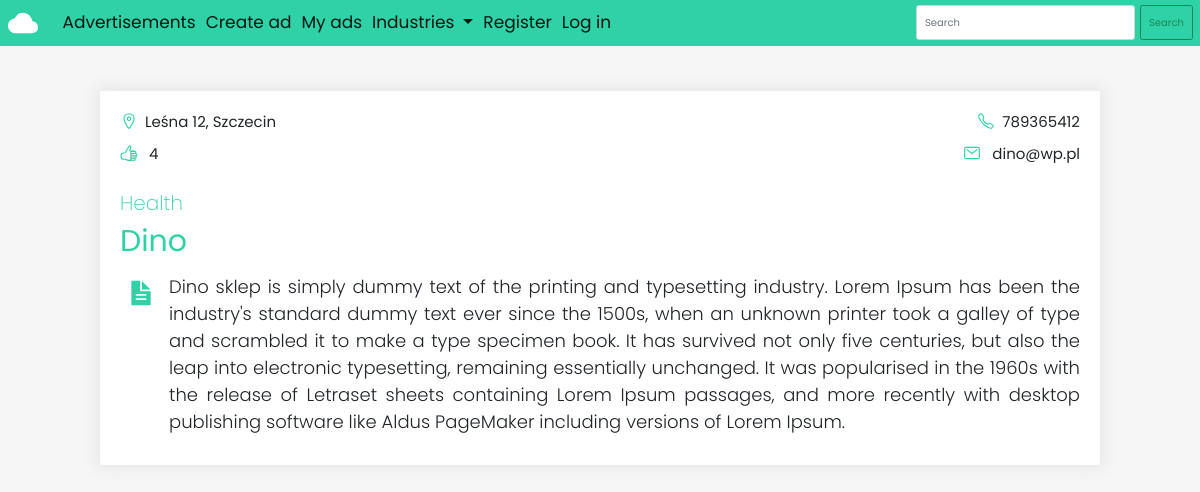
/2, run on the app's committed database.
### ads/models.py (models this page shows, shortened)
class Advertisement(models.Model):
    company = models.CharField(max_length=300)
    address = models.CharField(max_length=400)
    email = models.EmailField(max_length=254)
    phone = models.CharField(max_length=14)
    desc = models.TextField()
    industries = [
        ('','Choose industry'),
        ('re', 'Real estate'),
        ('ht', 'Health'),
        ('at', 'Automotive'),
        ('ft', 'Fitness'),
    ]
    industry = models.CharField(max_length=2, choices=industries, default='')
    user = models.ForeignKey(User, on_delete=models.CASCADE)
    likes = models.ManyToManyField(User, blank=True, related_name='likes')
    def display_industry(self):
        for industry in self.industries:
            if self.industry in industry:
                toDisplay = industry[1]
        return toDisplay
    def total_likes(self):
        return self.likes.count()

### ads/views.py (the view)
# urls.py: path('<int:adId>', views.detail, name='detail'),
def detail(request, adId):
    ad = get_object_or_404(Advertisement, pk=adId)
    if ad.likes.filter(id=request.user.id).exists():
        ad.is_liked = True
    else:
        ad.is_liked = False
    return render(request, 'detail.html', {'ad': ad})

### ads/templates/detail.html
{% extends 'base.html' %}
{% block content %}
<div class="row">
    <div class="ad-box" id="detail">
        <div class="info-line">
            <div class="info-data">
                <p class="small-info">
                    <ion-icon name="location-outline"></ion-icon>{{ad.address}}
                </p>
                <p class="small-info">
                    {% if ad.is_liked %}
                    <a href="{% url 'like' ad.id %}">
                        <ion-icon name="thumbs-up"></ion-icon>
                    </a>{{ad.total_likes}}
                    {% else %}
                    <a href="{% url 'like' ad.id %}">
                        <ion-icon name="thumbs-up-outline"></ion-icon>
                    </a>{{ad.total_likes}}
                    {% endif %}
                </p>
            </div>
            <div class="info-data">
                <p class="small-info">
                    <ion-icon name="call-outline"></ion-icon>{{ad.phone}}
                </p>
                <p class="small-info">
                    <ion-icon name="mail-outline"></ion-icon>
                    {{ad.email}}
                </p>
            </div>
        </div>
        <div class="main-box">
            <p class="industry">{{ad.display_industry}}</p>
            <h2>{{ad.company}}</h2>
            <div class="desc-row">
                <p>
                    <ion-icon name="document-text-sharp"></ion-icon>
                </p>
                <p>{{ad.desc}}</p>
            </div>
        </div>
    </div>
</div>
{% endblock content %}

### ads/static/css/styles.css (style rules this page uses)
* { margin: 0; padding: 0; box-sizing: border-box; }
:root { --background: #f6f6f6; --primary: #2ed2a6; }
html, body { font-size: 10px; font-family: 'Poppins', sans-serif; background-color: var(--background); }
a, a:hover { text-decoration: none; color: black; }
.row { max-width: 1200px; margin: 0 auto; }
.ad-box { width: 100%; background-color: #fff; padding: 1.5rem; box-shadow: 0 0 15px 3px #e5e5e5; transition: box-shadow 0.4s; height: 100%; }
.ad-box h2 { font-size: 2.5rem; font-weight: 400; color: var(--primary); }
.ad-box ion-icon { color: var(--primary); font-size: 1.8rem; margin-right: 0.7rem; margin-bottom: -3px; }
.small-info { font-size: 1.5rem; margin: 0; }
#detail { max-width: 1000px; margin: 0 auto; margin-top: 4.5rem; padding: 2rem; }
.info-line { display: flex; justify-content: space-between; }
.info-data:last-child { text-align: right; }
.info-data p { margin-bottom: 1rem; }
.industry { color: var(--primary); font-size: 2rem; font-weight: 200; margin-bottom: 0.5rem; margin-top: 1.2rem; }
.main-box h2 { font-size: 3rem; margin-bottom: 0.5rem; }
.desc-row { display: flex; margin-top: 1.4rem; justify-content: flex-start; }
.desc-row ion-icon { font-size: 2.8rem; margin-bottom: -14px; }
.desc-row p { text-align: justify; font-size: 1.8rem; font-weight: 300; margin-left: 0.7rem; }

### data on the page
Advertisement: address "Leśna 12, Szczecin", total_likes "4", phone "789365412", email "dino@wp.pl", display_industry "Health", company "Dino", desc "Dino sklep is simply dummy text of the printing and typesetting industry. Lorem Ipsum has been the industry's standard dummy text ever since the 1500s, when an unknown printer took a galley of type and scrambled it to make a type specimen book. It has survived not only five centuries, but also the leap into electronic typesetting, remaining essentially unchanged. It was popularised in the 1960s with the release of Letraset sheets containing Lorem Ipsum passages, and more recently with desktop publishing software like Aldus PageMaker including versions of Lorem Ipsum."
